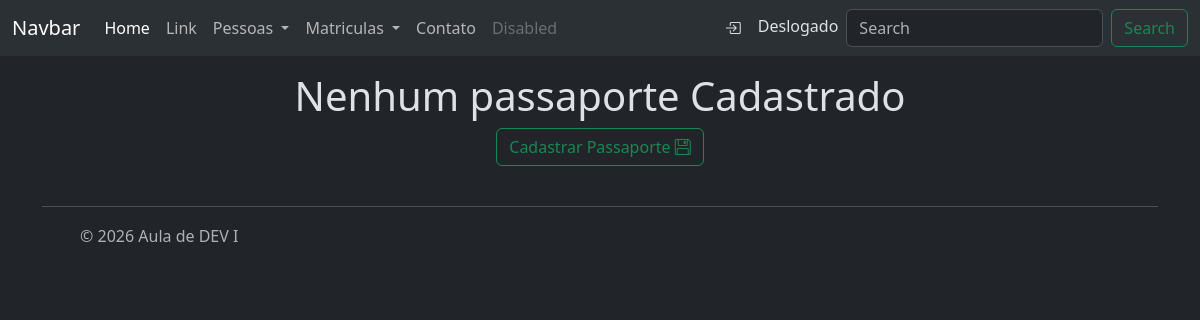
/relacionamentos/passaporte/classe_generica/list, run on an earlier commit of the app's database.
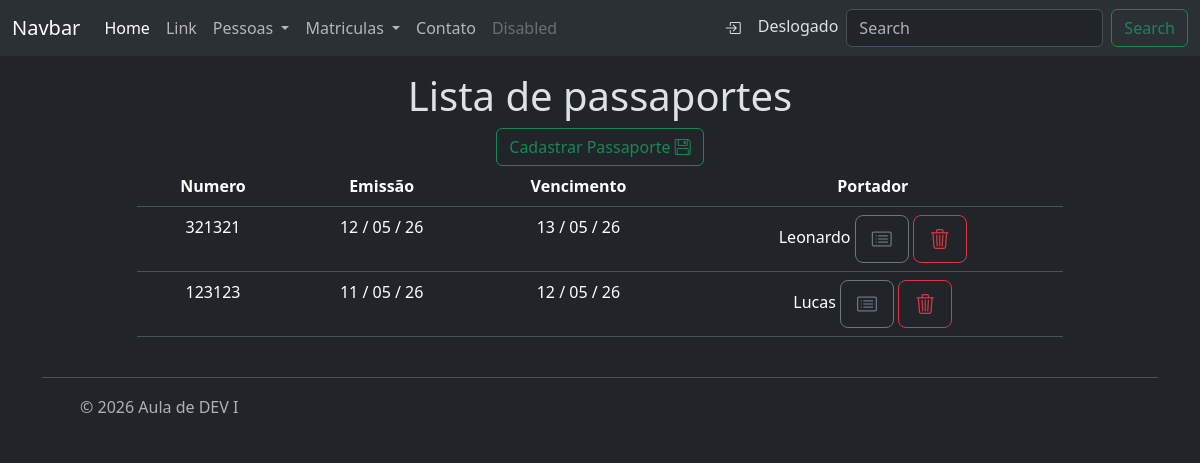
And on a later commit of the database.
### relacionamentos/models/passaporte.py (models this page shows, shortened)
class Passaporte(BaseModel):
    numero = models.CharField(max_length=20, unique=True,
                              validators=[MinLengthValidator(4)],
                              help_text='Número do passaporte',
                              verbose_name='Numero do Passaporte')
    emissao = models.DateField(verbose_name='Data de Emissao',
                               help_text='Data de emissão do passaporte',
                               validators=[MinValueValidator(date.today)])
    vencimento = models.DateField(verbose_name='Data de Vencimento',
                                help_text='Data de vencimento do passaporte')
    pessoa = models.OneToOneField(Pessoa, help_text='Pessoa associada ao passaporte', on_delete=models.CASCADE)

### relacionamentos/models/pessoa.py (models this page shows, shortened)
class Pessoa(BaseModel):
    nome = models.CharField(max_length=100
                            , verbose_name='Nome'
                            , help_text='Insira o nome da pessoa'
                            , validators=[MinLengthValidator(5)])
    data_nascimento = models.DateField(verbose_name='Data de Nascimento'
                                      , help_text='Insira a data de nascimento da pessoa')
    cpf = models.CharField(max_length=11, unique=True
                           , validators=[MinLengthValidator(11), validacao_cpf]
                           , help_text='Insira o CPF da pessoa'
                           , verbose_name='CPF')

### relacionamentos/views/passaporte.py (the view)
# urls.py: path("passaporte/classe_generica/list",PassportListGenericView.as_view(), name= "classe_generica_passaporte_list"),
class PassportListGenericView(ListView):
    model = Passaporte
    queryset = Passaporte.objects.all()
    context_object_name = "passaportes"
    template_name = "passaport/list.html"

### relacionamentos/templates/passaport/list.html
{% extends "base.html" %}
{% block title %}
{% if passaportes %}
Lista de passaportes
{% else %}
Nenhum passaporte Cadastrado
{% endif %}
{% endblock title %}
{% block content %}
<a class="btn btn-outline-success" role="button" href="{% url 'relacionamentos:classe_generica_passaporte_create' %}">
    Cadastrar Passaporte <i class="bi bi-floppy"></i>
    </a>
{% if passaportes %}
<table class="table table-hover">
    <thead>
        <th>Numero</th>
        <th>Emissão</th>
        <th>Vencimento</th>
        <th>Portador</th>
    </thead>
    <tbody>
        {% for passaporte in passaportes %}
        <tr>
            <td>
                {{passaporte.numero}}
            </td>
            <td>
                {{passaporte.emissao|date:'d / m / y'}}
            </td>
            <td>
                {{passaporte.vencimento|date:' d / m / y'}}
            </td>
            <td>
                {{passaporte.pessoa.nome}}
            <a class="btn btn-outline-secondary btn-lg" role='button' title='Detalhar'
                    href="{% url 'relacionamentos:classe_generica_passaporte_read' passaporte.pk %}">
                    <i class="bi bi-card-list"></i>
                </a>
            <a class="btn btn-outline-danger btn-lg" role='button' title='Deletar'
                href="{% url 'relacionamentos:classe_generica_passaporte_delete' passaporte.pk %}">
                <i class="bi bi-trash3"></i>
            </a>
        </tr>
        {% endfor %}
    </tbody>
</table>
{% endif %}
{% endblock content %}

What changed in the data, as far as the page shows it:
added Passaporte: numero "321321", emissao "12 / 05 / 26", vencimento "13 / 05 / 26", pessoa.nome "Leonardo"
added Passaporte: numero "123123", emissao "11 / 05 / 26", vencimento "12 / 05 / 26", pessoa.nome "Lucas"
Also different on the page:
text no longer shown: "Nenhum passaporte Cadastrado"
text now shown: "Lista de passaportes Numero Emissão Vencimento Portador"
